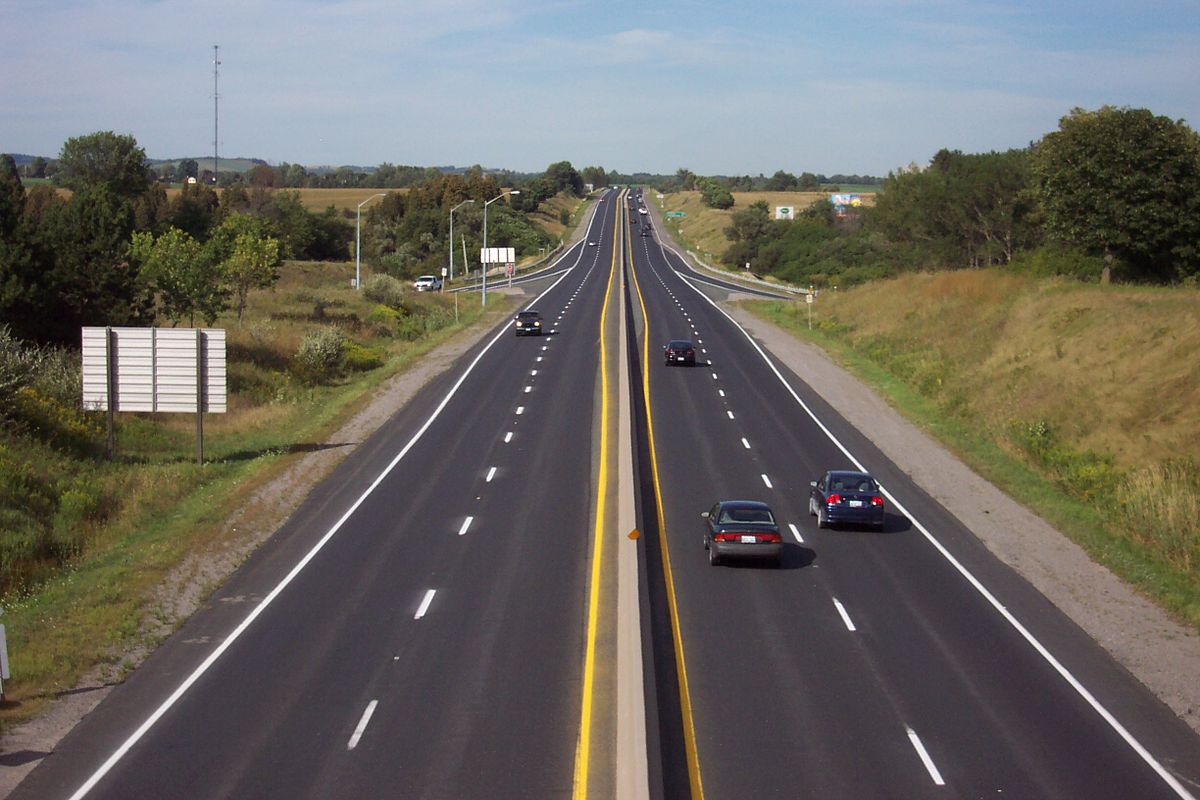
#> input picture py/SelectImageArea/highway.jpg, 1200 x 800 px
$ python Test.py
#> lines starting #> are read from the running program, lines starting #| are printed output that depends on the picture; after the words box and inside, x2 and y2 are one past the last pixel; in counts of white or black regions, pixels touching at a corner belong together
### py/SelectImageArea/SelectImageArea.py
import numpy as np
import cv2

class ImageAreaSelection:
    def __init__(self, inputImage):
        self.mouseClickPoints = [] #A list storing the mouse click points or the coordinates of quadrilateral
        #Name of the window to show image
        self.windowName = f"Image with irregular quadrilateral"
        #The original image
        self.raw_img = inputImage.copy()
        #Make a copy of the original image and show the selected area
        self.imgWidthQuadrilaterals = self.raw_img.copy()
        self.redo_flag = False

# =============================================================================
#     def __del__(self):  #destructor
#         print(f'calling __del__()')
#         cv2.destroyWindow(self.windowName)
# =============================================================================

    #Callback functions for mouse event
    # [9 lines left out: function mouseClick, not called in this run]

    def letUserClickPoints(self):
        cv2.namedWindow( self.windowName  ,cv2.WINDOW_NORMAL)
        cv2.setMouseCallback( self.windowName, self.mouseClick)
        cv2.putText(self.imgWidthQuadrilaterals,self.windowName,(0,50),
                    cv2.FONT_HERSHEY_SIMPLEX, 2, (200,255,155),5) #---write the text

        cv2.imshow(self.windowName, self.imgWidthQuadrilaterals)
        #Wait indefinitly for user mouse clicks until pressing any key on keyboard
        print(f'Click your mouse to select area. Press any key to continue....')
        cv2.waitKey(0)
        cv2.destroyWindow(self.windowName)

    #Draw quadrilateral on the image
        mouseClickPoint_length = len( self.mouseClickPoints )

        for i in range(mouseClickPoint_length):
            cv2.polylines(self.imgWidthQuadrilaterals, np.array([self.mouseClickPoints]),True, (0,0,255),5)

    def ShowSelectedArea(self):
        cv2.namedWindow(self.windowName, cv2.WINDOW_NORMAL)
        cv2.imshow(self.windowName, self.imgWidthQuadrilaterals)
        print("Are you sure? [Y/N]")
# [8 lines of commented-out code are left out]
        cv2.waitKey(0)
        cv2.destroyWindow(self.windowName)

# ********************************************
# End of class ImageAreaSelection
# ********************************************
# if __name__ == '__main__':
#     #Global variables
#     inputImage = cv2.imread('highway.jpg', cv2.IMREAD_COLOR)
#     myImageAreaSelector = ImageAreaSelection( inputImage )
#     myImageAreaSelector.letUserClickPoints()
#     myImageAreaSelector.ShowSelectedArea()

#     #cv2.destroyAllWindows()


### py/SelectImageArea/Test.py
import cv2
import numpy as np
import SelectImageArea as sa

if __name__ == '__main__':
    #Global variables
    inputImage = cv2.imread('highway.jpg', cv2.IMREAD_COLOR)
#> inputImage is the input picture: shape (800, 1200, 3); mean B, G, R 97.7, 104, 107.2
    myImageAreaSelector = sa.ImageAreaSelection( inputImage )
    myImageAreaSelector.letUserClickPoints()
#> in letUserClickPoints, `cv2.putText(self.imgWidthQuadrilaterals,self.windowName,(0,50), cv2.FO..`:
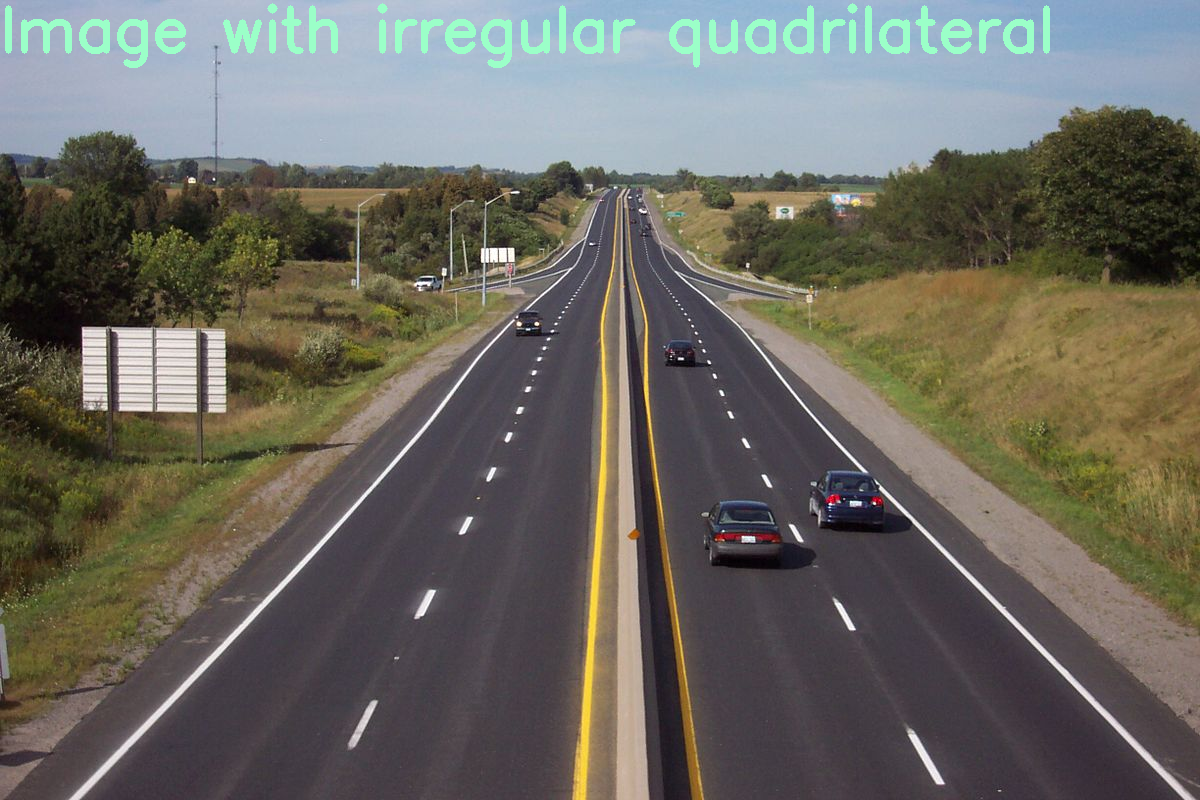
#> self.imgWidthQuadrilaterals: shape (800, 1200, 3); 1.71% of pixels changed, all inside (x1, y1, x2, y2) = (5, 3, 1050, 68)
    myImageAreaSelector.ShowSelectedArea()
    # More example

    cv2.namedWindow( f'Result' ,cv2.WINDOW_NORMAL)
    imageWithQuadliterals = inputImage.copy()
    #Draw quadliterals on the image
    Point_length = len( myImageAreaSelector.mouseClickPoints )
#> Point_length = 0
    #Make Point_length multiple of 4
    Point_length =( Point_length >> 2 ) << 2

    for i in range( 0, Point_length, 4 ):
        #cv2.polylines(imageWithQuadliterals, np.array([myImageAreaSelector.mouseClickPoints[i:i+4]]),True, (0,200,0),3)
        points = np.array( [ myImageAreaSelector.mouseClickPoints[i:i+4] ], dtype=np.int32 )
        cv2.fillPoly( imageWithQuadliterals, [points], (0, 200, 0, 0.5) )

    cv2.imshow( f'Result', imageWithQuadliterals )
    cv2.waitKey(0)
    cv2.destroyWindow( f'Result' )
    #cv2.destroyAllWindows()
